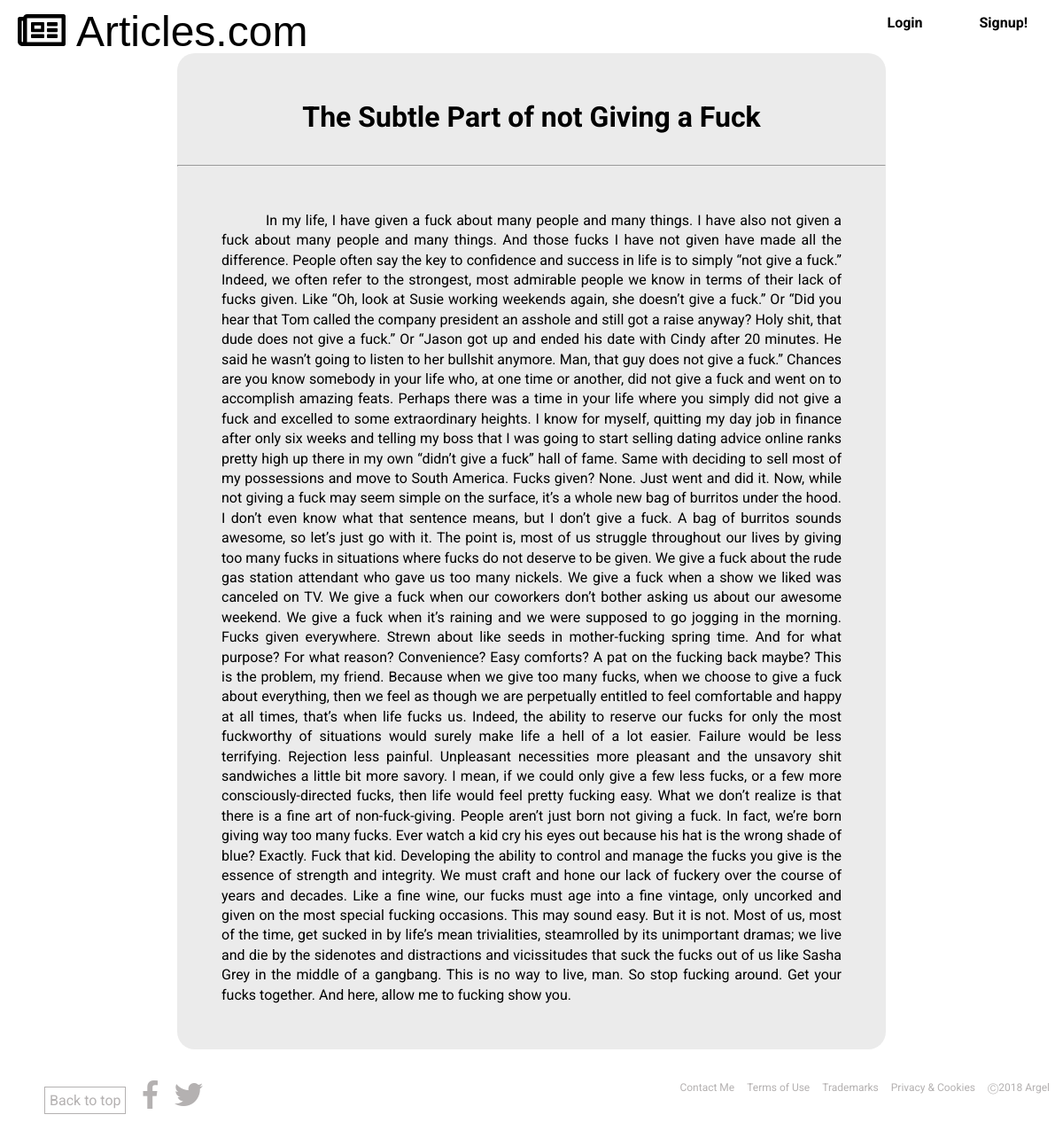
Screenshot of /the-subtle-part-of-not-giving-a-fuck/ with the database file from the repository.
### blog_app/models.py (models this page shows, shortened)
class Article(models.Model):
    title = models.CharField(max_length=200)
    slug = models.SlugField()
    body = models.TextField()
    date = models.DateTimeField(auto_now_add=True)
    thumb = models.ImageField(default='default.png', blank=True)
    author = models.ForeignKey(User, default = None, on_delete = models.CASCADE)

### blog_app/views.py (the view)
# urls.py: path("<slug>/", views.article_detail, name='detail'),
def article_detail(request,slug):
    article = Article.objects.get(slug=slug)
    return render(request,'blog_app/article_detail.html',{'article':article})

### blog_app/templates/blog_app/article_detail.html
{% extends 'base_layout.html' %}
{% block content %}
<div class="article-detail">
        <h1>{{ article.title }}</h1>
        <hr>
        <p>{{ article.body }}</p>
</div>
{% endblock %}

### assets/styless.css (style rules this page uses)
* { margin: 0; font-family: 'Roboto', sans-serif; }
body { position: relative; padding-bottom: 100px; line-height: 1.428571429; }
.about li a,p { text-decoration: none; color: rgb(180, 177, 177); }
.article-detail { background: #ebebeb; margin: 0 200px 0 200px; border-radius: 20px; min-height: 450px; }
.article-detail h1 { padding-top: 50px; padding-bottom: 30px; text-align: center; font-weight: bolder; }
.article-detail p { padding: 50px; text-align: justify; text-justify: auto; color: black; line-height: 1.4em; text-indent: 50px; }

### rows the page displays
Article: title "The Subtle Part of not Giving a Fuck", body "In my life, I have given a fuck about many people and many things. I have also not given a fuck about many people and many things. And those fucks I have not given have made all the difference. People often say the key to confidence and success in life is to simply “not give a fuck.” Indeed, we often refer to the strongest, most admirable people we know in terms of their lack of fucks given. Like “Oh, look at Susie working weekends again, she doesn’t give a fuck.” Or “Did you hear that Tom called the company president an asshole and still got a raise anyway? Holy shit, that dude does not give a fuck.” Or “Jason got up and ended his date with Cindy after 20 minutes. He said he wasn’t going…"
